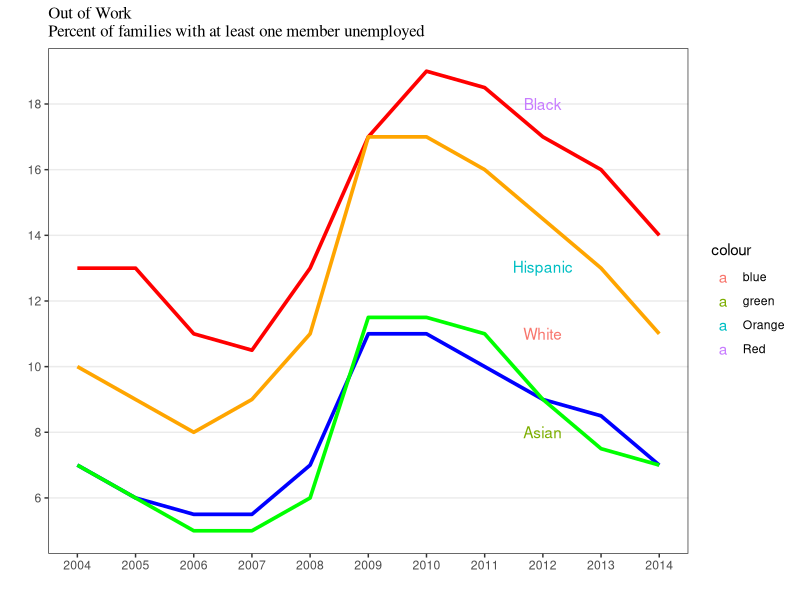

This figure's R source:
## ---- chunk 1

library(tidyverse)
data <- read.csv(file = 'Book1_R.csv')


library(ggplot2)

linesize <- 1.25

p = ggplot() +
  
  geom_line(data = data,aes(x = X, y = Black), color = "Red",size=linesize) +
  
  geom_line(data = data,aes(x = X, y = Hispanic), color = "Orange",size=linesize)+
  
  geom_line(data = data,aes(x = X, y = White), color = "Blue",size=linesize) +
  
  geom_line(data = data,aes(x = X, y = Asian), color = "Green",size=linesize)

p<-p+theme_bw()

p<-p+ scale_x_continuous(breaks=seq(2004,2014,1),minor_breaks = seq(2004,2014,1))

p<-p+ scale_y_continuous(breaks=seq(0,22,2),minor_breaks = seq(0,20,2))

p<-p+theme( panel.grid.major.x = element_blank())

p<-p+geom_line()+labs(x="",y = "")

p<-p+ggtitle("Out of Work\nPercent of families with at least one member unemployed")+
  theme(plot.title=element_text(family="Times", face="plain", size=12))

p<-p+geom_text(x=2012,y=18,aes(label = "Black",color="Red"),parse = TRUE)

p<-p+geom_text(x=2012,y=13,aes(label = "Hispanic",color="Orange"),parse = TRUE)

p<-p+geom_text(x=2012,y=11,aes(label = "White",color="blue"),parse = TRUE)

p<-p+geom_text(x=2012,y=8,aes(label = "Asian",color="green"),parse = TRUE)

p

